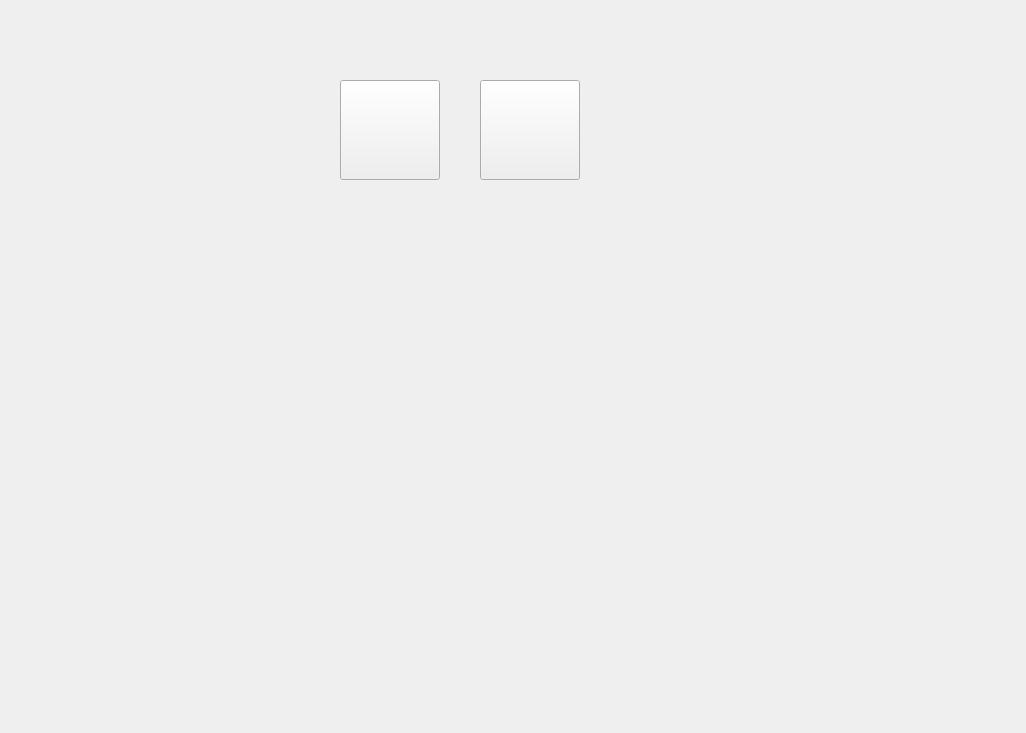
   <widget class="QWidget" name="page_2">
    <widget class="QLabel" name="label_5">
     <property name="geometry">
      <rect>
       <x>-4</x>
       <y>0</y>
       <width>1011</width>
       <height>724</height>
      </rect>
     </property>
     <property name="styleSheet">
      <string notr="true">border-image: url(:/interface/mouvement.png);</string>
     </property>
     <property name="text">
      <string/>
     </property>
    </widget>
    <widget class="QPushButton" name="pushButton_8">
     <property name="geometry">
      <rect>
       <x>340</x>
       <y>80</y>
       <width>100</width>
       <height>100</height>
      </rect>
     </property>
     <property name="styleSheet">
      <string notr="true">border-image:url(:/interface/alarmbutton.png)</string>
     </property>
     <property name="text">
      <string/>
     </property>
    </widget>
    <widget class="QPushButton" name="pushButton_9">
     <property name="geometry">
      <rect>
       <x>480</x>
       <y>80</y>
       <width>100</width>
       <height>100</height>
      </rect>
     </property>
     <property name="styleSheet">
      <string notr="true">border-image:url(:/interface/stopalarm.png)</string>
     </property>
     <property name="text">
      <string/>
     </property>
    </widget>
    <widget class="QLabel" name="label_20">
     <property name="geometry">
      <rect>
       <x>10</x>
       <y>-10</y>
       <width>1007</width>
       <height>724</height>
      </rect>
     </property>
     <property name="styleSheet">
      <string notr="true">border-image: url(:/interface/mouvement1.png);</string>
     </property>
     <property name="text">
      <string/>
     </property>
    </widget>
    <zorder>label_5</zorder>
    <zorder>label_20</zorder>
    <zorder>pushButton_8</zorder>
    <zorder>pushButton_9</zorder>
   </widget>
